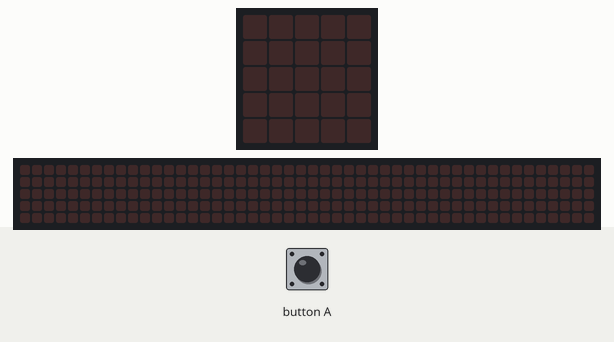
Bench run of a program on a simulated BBC micro:bit (MakeCode). Parts: the board's 5×5 LED display, a strip that is not on the board, showing the scrolling text unrolled. The inputs (shaded band) are chosen by the test bench. Random numbers come from a fixed seed; the 48×5 strip is a reading aid, not a part: it shows the text the display is scrolling, unrolled, one strip-width of it at a time.

Above: at 1.2 s.
1.3 s: button A pressed for 0.15 s
At 1.8 s:
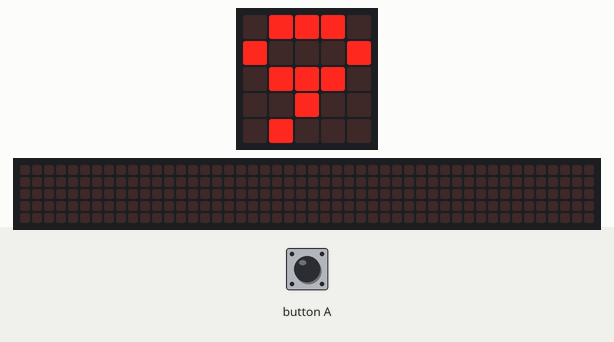
4.4 s: button A pressed for 0.15 s
At 7.22 s:
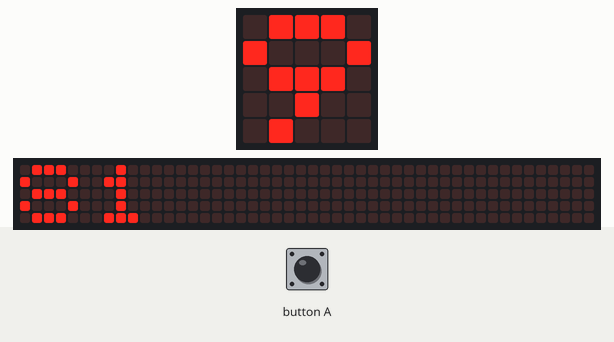
7.5 s: button A pressed for 0.15 s
At 11.2 s:
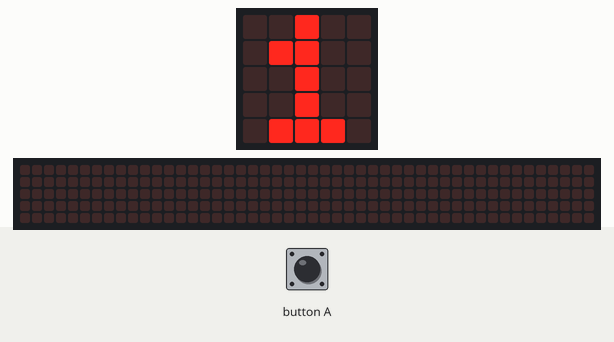
Timing chart, 0 to 12.7 s (numbered marks = the images above; inputs shaded):
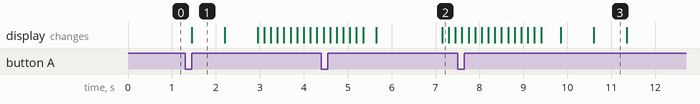

The program:

main.ts
```typescript
let variable9 = 0
let variable1 = 0
input.onButtonPressed(Button.A, function () {
    variable9 = 9
    basic.showNumber(variable9)
    variable1 = randint(0, 10)
    basic.showNumber(variable1)
    basic.showNumber(variable1 * variable9)
})
```

test.ts
```typescript
// aquí va el archivo "tests"; esto no se compilará cuando este paquete se utilice como una extensión.
```

Measured:
- after the input at 1.3 s, the display: changes after 0.15 s (image 1)
- what the display in image 1 shows lasts 0.7 s, from 1.5 s to 2.2 s
